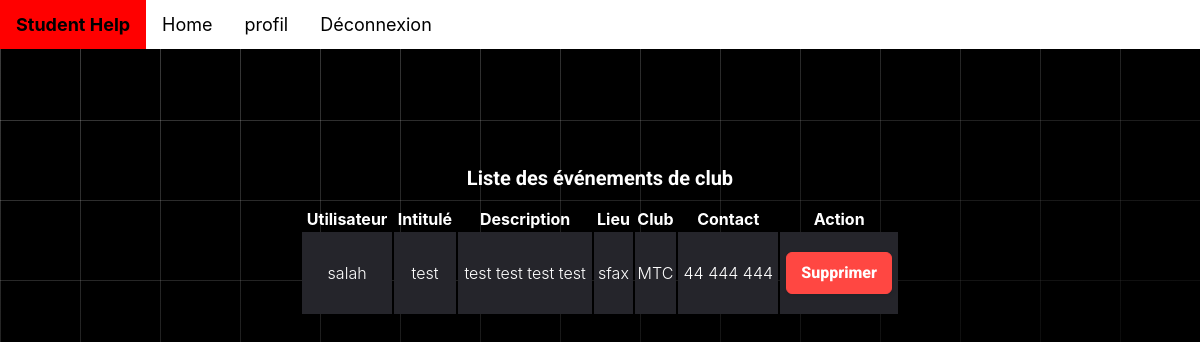
Screenshot of /posts/liste_evenementClub/ with the database file from the repository.
### posts/models.py (models this page shows, shortened)
class Poste(models.Model):
    TYPE_CHOICES = [('0', 'offre'), ('1', 'demande')]
    type = models.CharField(max_length=1, choices=TYPE_CHOICES)
    date = models.DateField(null=True, default=date.today)
    user = models.ForeignKey(User, on_delete=models.CASCADE, null=True)
    image = models.ImageField(blank=True)

### student/models.py (models this page shows, shortened)
class Evénement(Poste):
    intitulé = models.CharField(max_length=50)
    description = models.CharField(max_length=100)
    lieu = models.CharField(max_length=50)
    contactInfo = models.CharField(max_length=50)

class EvenClub(Evénement):
    club = models.CharField(max_length=50)

### posts/views.py (the view)
# urls.py: path('liste_evenementClub/',ListPostEvenementClub.as_view(), name='listEvenC'),
class ListPostEvenementClub(ListView):
    model = Poste
    template_name = 'listPosts/list_evenementClub.html'
    context_object_name = 'list_evenementClub'

### posts/templates/listPosts/list_evenementClub.html (shortened to what this page needs)
<!DOCTYPE html>
<html lang="en">
  <head>
    <link rel="stylesheet" href="fonts/icomoon/style.css" />
    <link rel="stylesheet" href="css/owl.carousel.min.css" />
    {% extends "student/base.html" %}
     {% block content %}
  </head>
  <body>
    <div class="content">
      <div class="container">
        <h2 class="mb-5" style="text-align: center">
          Liste des événements de club
        </h2>
        <div class="table-responsive custom-table-responsive">
          <table class="table custom-table">
            <thead>
              <tr>
                <th scope="col">Utilisateur</th>
                <th scope="col">Intitulé</th>
                <th scope="col">Description</th>
                <th scope="col">Lieu</th>
                <th scope="col">Club</th>
                <th scope="col">Contact</th>
                <th scope="col">Action</th>
              </tr>
            </thead>
            <tbody>
              {% if list_evenementClub %} {% for poste in list_evenementClub %}
              {% if poste.evénement.evenclub %}
              <tr scope="row">
                <td>{{ poste.user }}</td>
                <td>{{ poste.evénement.intitulé }}</td>
                <td>{{ poste.evénement.description }}</td>
                <td>{{ poste.evénement.lieu }}</td>
                <td>{{ poste.evénement.evenclub.club }}</td>
                <td>{{ poste.evénement.contactInfo }}</td>
                <td>
                  <form action="{% url 'supprimer_EvC' poste_id=poste.id %}" method="post">
                    <button class="button-24" type="submit">Supprimer</button>
                  </form>
              </td>
              </tr>
              {% endif %} {% endfor %} {% endif %}
            </tbody>
          </table>
        </div>
      </div>
    </div>
    {% endblock %}

### student/templates/student/base.html (style rules this page uses)
body { background: hsl(0, 0%, 0%); color: hsl(0, 0%, 0%); font-family: "Geist Sans", "SF Pro Text", "SF Pro Icons", "AOS Icons", "Helvetica Neue", Helvetica, Arial, sans-serif, system-ui; margin: 0; }
body::before { --line: hsla(0, 0%, 100%, 0.25); content: ""; height: 100%; width: 100%; position: fixed; z-index: -1; background: linear-gradient( 90deg, var(--line) 1px, transparent 1px 10vmin ) 0 -5vmin / 10vmin 10vmin, linear-gradient(var(--line) 1px, transparent 1px 10vmin) 0 -5vmin / 10vmin 10vmin; mask: linear-gradient(-15deg, transparent 30%, rgb(0, 0, 0)); }
button { background: none; border: none; padding: 0; font: inherit; color: inherit; cursor: pointer; }

### posts/templates/listPosts/list_evenementClub.html (style rules this page uses)
h1, h2, h3, h4, h5, h6, .h1, .h2, .h3, .h4, .h5, .h6 { font-family: "Roboto", -apple-system, BlinkMacSystemFont, "Segoe UI", Roboto, "Helvetica Neue", Arial, "Noto Sans", sans-serif, "Apple Color Emoji", "Segoe UI Emoji", "Segoe UI Symbol", "Noto Color Emoji"; }
.content { padding: 100px 25%; }
h2 { font-size: 20px; color: #fff; }
.custom-table { width: 100%; }
.custom-table thead tr, .custom-table thead th { border-top: none; border-bottom: none !important; color: #fff; }
.custom-table tbody th, .custom-table tbody td { color: #ffffff; font-weight: 400; padding-bottom: 20px; padding-top: 20px; font-weight: 300; text-align: center; }
.custom-table tbody tr:not(.spacer) { border-radius: 7px; overflow: hidden; transition: 0.3s all ease; }
.custom-table tbody tr th, .custom-table tbody tr td { background: #25252b; border: none; transition: 0.3s all ease; }
.custom-table tbody tr th:first-child, .custom-table tbody tr td:first-child { border-top-left-radius: 0px; border-bottom-left-radius: 0px; }
.custom-table tbody tr th:last-child, .custom-table tbody tr td:last-child { border-top-right-radius: 0px; border-bottom-right-radius: 0px; }
.button-24 { background: #ff4742; border: 1px solid #ff4742; border-radius: 6px; box-shadow: rgba(0, 0, 0, 0.1) 1px 2px 4px; box-sizing: border-box; color: #ffffff; cursor: pointer; display: inline-block; font-family: nunito, roboto, proxima-nova, "proxima nova", sans-serif; font-size: 16px; font-weight: 800; line-height: 16px; min-height: 40px; outline: 0; padding: 12px 14px; text-align: center; text-rendering: geometricprecision; text-transform: none; user-select: none; -webkit-user-select: none; touch-action: manipulation; vertical-align: middle; }

### rows the page displays
Poste: user "salah", evénement.intitulé "test", evénement.description "test test test test", evénement.lieu "sfax", evénement.evenclub.club "MTC", evénement.contactInfo "44 444 444"
